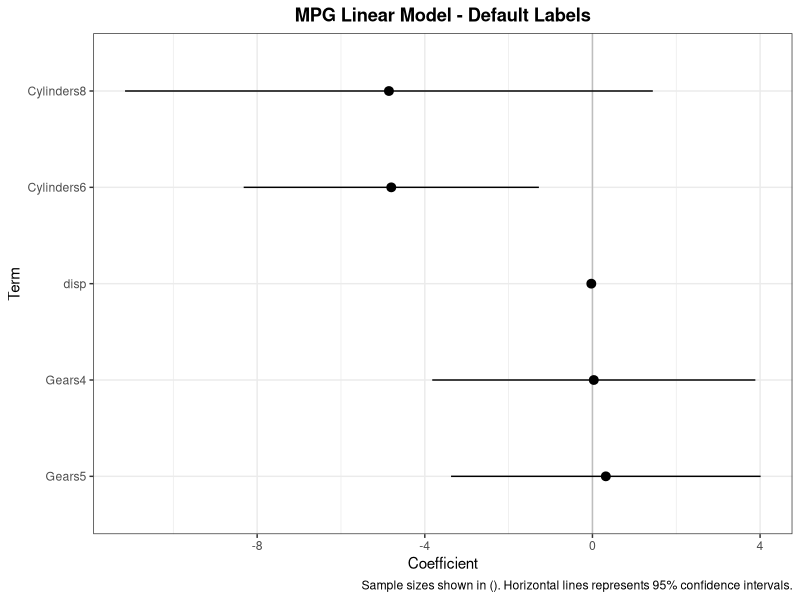
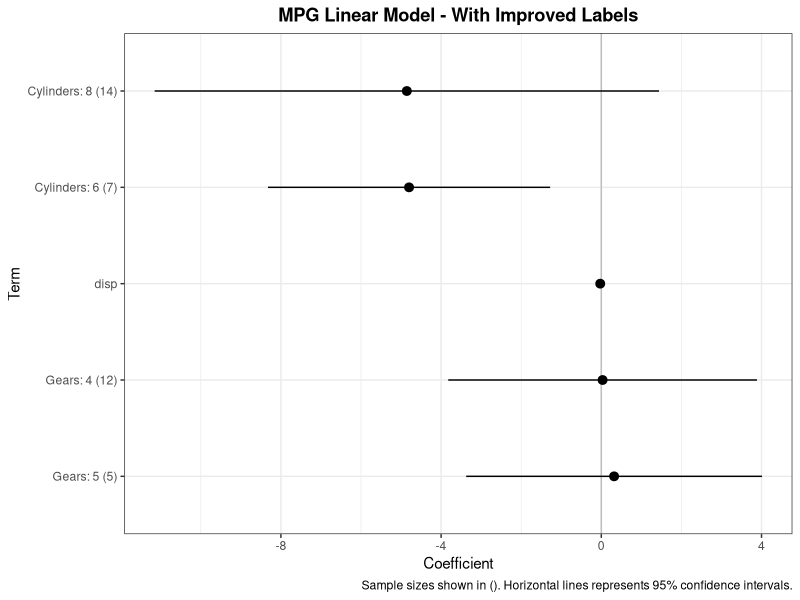

Here is the R script that generated these plots, in order:
## ---- chunk 1
library(broom)
library(tidyverse)

# obtain character list of independent variables in a model object. 
obtain_model_varlist <- function(model_obj) {
    var_list_raw <- unlist(strsplit(as.character(formula(model_obj)[3]),split=' \\+ '))
    # Remove smooth terms (s())
    return(var_list_raw[!str_detect(var_list_raw,'^s\\(')])
}

# Find frequency counts for all categorical variables in var list
var_freq <- function(data,var) {
  var <- rlang::sym(var)
  print(var)

  if (is.factor(data %>% pull(!!var)) | is.character(data %>% pull(!!var))) {
  return(data %>% count(!!var) %>% mutate(term=quo_name(var)) %>%
          rename(level=!!var) %>%
          mutate(level=as.character(level), # convert to char
                 is_categorical=1) %>%
           select(term,everything()))
  } else {
    return(tibble())
  }
}

# Iterate through an entire dataset and return a dataset with sample
# sizes for all levels of categorical variables
find_all_freqs <- function(data,var_list) {
  all_freqs <- tibble()
  for (var in var_list) {
    all_freqs <- all_freqs %>%
      bind_rows(var_freq(data,var))
  }
  return(all_freqs)
}

# adds term_name field to a tidy dataframe which includes sample sizes
add_termnames <- function(data,term_freqs,var_list) {
  # Regexs to match the varname (when it begins a string)
  varregex <- paste(str_replace(var_list,'^','\\^'), collapse = "|")

  return(
  data %>%
  mutate(term_name = str_extract(term,varregex),
         level = case_when(!is.na(term_name) ~ str_replace(term,varregex,""))) %>%
  # add in frequency counts and labels
  left_join(term_freqs,by=c('term_name'='term','level')) %>%
  mutate(label=case_when(is_categorical == 1 ~ str_c(term_name,': ', level,' (',scales::comma(n),')'),
                TRUE ~ term))
  )
}
## ---- chunk 2
Mymtcars <- mtcars %>%
  mutate(Cylinders=factor(cyl),
         Gears=factor(gear))

car_model <- lm(mpg ~ Cylinders + disp + Gears,data=Mymtcars)

# obtain list of independent variables 
car_varlist <- obtain_model_varlist(car_model)
# sample sizes for categorical variable levels
car_freqs <- find_all_freqs(Mymtcars,car_varlist)

tidy_car <- tidy(car_model,conf.int=T) %>%
  add_termnames(car_freqs,car_varlist)

glance_car <- glance(car_model)
## ---- chunk 3

ggplot(data=tidy_car %>% filter(label != '(Intercept)'),
          aes(x = reorder(term,-estimate), y = estimate)) +
geom_point() +
scale_y_continuous() +
geom_hline(yintercept=0,color='grey') +
coord_flip() +
  theme_bw() +
  theme(plot.title = element_text(lineheight=1, face="bold",hjust = 0.5)) +
geom_pointrange(mapping=aes(ymin=conf.low, ymax=conf.high)) + 
labs(title='MPG Linear Model - Default Labels',
     caption='Sample sizes shown in (). Horizontal lines represents 95% confidence intervals.') +
xlab('Term') + ylab('Coefficient')

ggplot(data=tidy_car %>% filter(label != '(Intercept)'),
          aes(x = reorder(label,-estimate), y = estimate)) +
geom_point() +
scale_y_continuous() +
geom_hline(yintercept=0,color='grey') +
coord_flip() +
  theme_bw() +
  theme(plot.title = element_text(lineheight=1, face="bold",hjust = 0.5)) +
geom_pointrange(mapping=aes(ymin=conf.low, ymax=conf.high)) + 
labs(title='MPG Linear Model - With Improved Labels',
     caption='Sample sizes shown in (). Horizontal lines represents 95% confidence intervals.') +
xlab('Term') + ylab('Coefficient')
